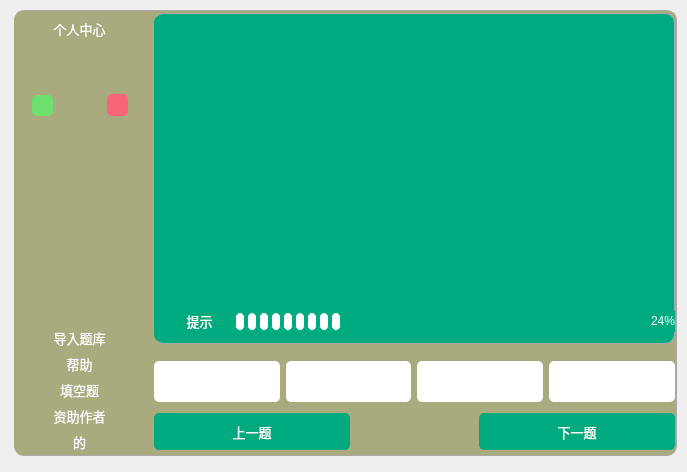
<?xml version="1.0" encoding="UTF-8"?>
<ui version="4.0">
 <class>Form</class>
 <widget class="QWidget" name="Form">
  <property name="geometry">
   <rect>
    <x>0</x>
    <y>0</y>
    <width>687</width>
    <height>472</height>
   </rect>
  </property>
  <property name="windowTitle">
   <string>Form</string>
  </property>
  <widget class="QStackedWidget" name="stackedWidget">
   <property name="geometry">
    <rect>
     <x>14</x>
     <y>10</y>
     <width>663</width>
     <height>446</height>
    </rect>
   </property>
   <property name="minimumSize">
    <size>
     <width>0</width>
     <height>0</height>
    </size>
   </property>
   <property name="styleSheet">
    <string notr="true"> QWidget#stackedWidget{
        color:#232C51;
	    background-color: rgb(170, 170, 127);
        border-top:1px solid darkGray;
        border-bottom:1px solid darkGray;
        border-right:1px solid darkGray;
        border-top-right-radius:10px;
        border-bottom-right-radius:10px;
        border-top-left-radius:10px;
        border-bottom-left-radius:10px;
    }</string>
   </property>
   <property name="currentIndex">
    <number>0</number>
   </property>
   <widget class="QWidget" name="page">
    <widget class="QTextBrowser" name="textBrowser">
     <property name="geometry">
      <rect>
       <x>140</x>
       <y>2</y>
       <width>521</width>
       <height>331</height>
      </rect>
     </property>
     <property name="font">
      <font>
       <family>宋体</family>
       <pointsize>11</pointsize>
      </font>
     </property>
     <property name="styleSheet">
      <string notr="true">background-color: rgb(0, 170, 127);
color: rgb(255, 255, 255);
        border-top:1px solid darkGray;
        border-bottom:1px solid darkGray;
        border-right:1px solid darkGray;
        border-top-right-radius:10px;
        border-bottom-right-radius:10px;
        border-top-left-radius:10px;
        border-bottom-left-radius:10px;
</string>
     </property>
     <property name="html">
      <string>&lt;!DOCTYPE HTML PUBLIC &quot;-//W3C//DTD HTML 4.0//EN&quot; &quot;http://www.w3.org/TR/REC-html40/strict.dtd&quot;&gt;
&lt;html&gt;&lt;head&gt;&lt;meta name=&quot;qrichtext&quot; content=&quot;1&quot; /&gt;&lt;style type=&quot;text/css&quot;&gt;
p, li { white-space: pre-wrap; }
&lt;/style&gt;&lt;/head&gt;&lt;body style=&quot; font-family:'宋体'; font-size:11pt; font-weight:400; font-style:normal;&quot;&gt;
&lt;p style=&quot;-qt-paragraph-type:empty; margin-top:0px; margin-bottom:0px; margin-left:0px; margin-right:0px; -qt-block-indent:0; text-indent:0px;&quot;&gt;&lt;br /&gt;&lt;/p&gt;
&lt;p style=&quot;-qt-paragraph-type:empty; margin-top:0px; margin-bottom:0px; margin-left:0px; margin-right:0px; -qt-block-indent:0; text-indent:0px;&quot;&gt;&lt;br /&gt;&lt;/p&gt;&lt;/body&gt;&lt;/html&gt;</string>
     </property>
    </widget>
    <widget class="QPushButton" name="pushButton_19">
     <property name="geometry">
      <rect>
       <x>150</x>
       <y>294</y>
       <width>71</width>
       <height>31</height>
      </rect>
     </property>
     <property name="font">
      <font>
       <family>黑体</family>
       <pointsize>10</pointsize>
      </font>
     </property>
     <property name="styleSheet">
      <string notr="true"> QPushButton {
      border:none;
	  border-radius:5px;
	
	color: rgb(255, 255, 255);
	  
	background-color: rgb(0, 170, 127);
  }

  QPushButton:pressed {
font: 9pt &quot;黑体&quot;;
    background-color: rgb(115, 255, 120);
  }

  QPushButton:hover {
	
	background-color: rgb(170, 170, 127);
  }

</string>
     </property>
     <property name="text">
      <string>提示</string>
     </property>
    </widget>
    <widget class="QStackedWidget" name="stackedWidget_2">
     <property name="geometry">
      <rect>
       <x>140</x>
       <y>340</y>
       <width>521</width>
       <height>101</height>
      </rect>
     </property>
     <property name="font">
      <font>
       <family>黑体</family>
       <pointsize>10</pointsize>
      </font>
     </property>
     <property name="currentIndex">
      <number>0</number>
     </property>
     <widget class="QWidget" name="page_3">
      <widget class="QWidget" name="horizontalLayoutWidget_2">
       <property name="geometry">
        <rect>
         <x>0</x>
         <y>60</y>
         <width>521</width>
         <height>41</height>
        </rect>
       </property>
       <layout class="QHBoxLayout" name="horizontalLayout_2">
        <item>
         <widget class="QPushButton" name="pushButton_3">
          <property name="minimumSize">
           <size>
            <width>196</width>
            <height>37</height>
           </size>
          </property>
          <property name="font">
           <font>
            <family>黑体</family>
            <pointsize>10</pointsize>
           </font>
          </property>
          <property name="styleSheet">
           <string notr="true"> QPushButton {
      border:none;
	  border-radius:5px;
	color: rgb(255, 255, 255);
	  
	background-color: rgb(0, 170, 127);
  }

  QPushButton:pressed {
font: 9pt &quot;黑体&quot;;
    background-color: rgb(115, 255, 120);
  }

  QPushButton:hover {
	
	background-color: rgb(0, 170, 0);
  }

</string>
          </property>
          <property name="text">
           <string>上一题</string>
          </property>
         </widget>
        </item>
        <item>
         <widget class="QLabel" name="label_2">
          <property name="text">
           <string/>
          </property>
         </widget>
        </item>
        <item>
         <widget class="QPushButton" name="pushButton_4">
          <property name="minimumSize">
           <size>
            <width>196</width>
            <height>37</height>
           </size>
          </property>
          <property name="font">
           <font>
            <family>黑体</family>
            <pointsize>10</pointsize>
           </font>
          </property>
          <property name="styleSheet">
           <string notr="true"> QPushButton {
      border:none;
	  border-radius:5px;
	color: rgb(255, 255, 255);
	  
	background-color: rgb(0, 170, 127);
  }

  QPushButton:pressed {
font: 9pt &quot;黑体&quot;;
    background-color: rgb(115, 255, 120);
  }

  QPushButton:hover {
	
	background-color: rgb(0, 170, 0);
  }

</string>
          </property>
          <property name="text">
           <string>下一题</string>
          </property>
         </widget>
        </item>
       </layout>
      </widget>
      <widget class="QStackedWidget" name="stackedWidget_3">
       <property name="geometry">
        <rect>
         <x>0</x>
         <y>0</y>
         <width>521</width>
         <height>61</height>
        </rect>
       </property>
       <property name="currentIndex">
        <number>1</number>
       </property>
       <widget class="QWidget" name="page_6">
        <widget class="QWidget" name="horizontalLayoutWidget">
         <property name="geometry">
          <rect>
           <x>0</x>
           <y>0</y>
           <width>531</width>
           <height>51</height>
          </rect>
         </property>
         <layout class="QHBoxLayout" name="horizontalLayout">
          <item>
           <widget class="QPushButton" name="pushButton_A">
            <property name="minimumSize">
             <size>
              <width>55</width>
              <height>41</height>
             </size>
            </property>
            <property name="font">
             <font>
              <family>Arial</family>
              <pointsize>16</pointsize>
             </font>
            </property>
            <property name="styleSheet">
             <string notr="true"> QPushButton {
      border:none;
	  border-radius:5px;
	color: rgb(255, 255, 255);
	  
	background-color: rgb(0, 170, 127);
  }

  QPushButton:pressed {
font: 13pt &quot;黑体&quot;;
    background-color: rgb(115, 255, 120);
  }

  QPushButton:hover {
	
	background-color: rgb(0, 170, 0);
  }

</string>
            </property>
            <property name="text">
             <string>A</string>
            </property>
           </widget>
          </item>
          <item>
           <widget class="QPushButton" name="pushButton_B">
            <property name="minimumSize">
             <size>
              <width>0</width>
              <height>41</height>
             </size>
            </property>
            <property name="font">
             <font>
              <family>Arial</family>
              <pointsize>16</pointsize>
             </font>
            </property>
            <property name="styleSheet">
             <string notr="true"> QPushButton {
      border:none;
	  border-radius:5px;
	color: rgb(255, 255, 255);
	  
	background-color: rgb(0, 170, 127);
  }

  QPushButton:pressed {
font: 13pt &quot;黑体&quot;;
    background-color: rgb(115, 255, 120);
  }

  QPushButton:hover {
	
	background-color: rgb(0, 170, 0);
  }

</string>
            </property>
            <property name="text">
             <string>B</string>
            </property>
           </widget>
          </item>
          <item>
           <widget class="QPushButton" name="pushButton_C">
            <property name="minimumSize">
             <size>
              <width>0</width>
              <height>41</height>
             </size>
            </property>
            <property name="font">
             <font>
              <family>Arial</family>
              <pointsize>16</pointsize>
             </font>
            </property>
            <property name="styleSheet">
             <string notr="true"> QPushButton {
      border:none;
	  border-radius:5px;
	color: rgb(255, 255, 255);
	  
	background-color: rgb(0, 170, 127);
  }

  QPushButton:pressed {
font: 13pt &quot;黑体&quot;;
    background-color: rgb(115, 255, 120);
  }

  QPushButton:hover {
	
	background-color: rgb(0, 170, 0);
  }

</string>
            </property>
            <property name="text">
             <string>C</string>
            </property>
           </widget>
          </item>
          <item>
           <widget class="QPushButton" name="pushButton_D">
            <property name="minimumSize">
             <size>
              <width>0</width>
              <height>41</height>
             </size>
            </property>
            <property name="font">
             <font>
              <family>Arial</family>
              <pointsize>16</pointsize>
             </font>
            </property>
            <property name="styleSheet">
             <string notr="true"> QPushButton {
      border:none;
	  border-radius:5px;
	color: rgb(255, 255, 255);
	  
	background-color: rgb(0, 170, 127);
  }

  QPushButton:pressed {
font: 13pt &quot;黑体&quot;;
    background-color: rgb(115, 255, 120);
  }

  QPushButton:hover {
	
	background-color: rgb(0, 170, 0);
  }

</string>
            </property>
            <property name="text">
             <string>D</string>
            </property>
           </widget>
          </item>
         </layout>
        </widget>
       </widget>
       <widget class="QWidget" name="page_7">
        <widget class="QWidget" name="horizontalLayoutWidget_3">
         <property name="geometry">
          <rect>
           <x>0</x>
           <y>0</y>
           <width>521</width>
           <height>61</height>
          </rect>
         </property>
         <layout class="QHBoxLayout" name="horizontalLayout_3">
          <item>
           <widget class="QLineEdit" name="lineEdit">
            <property name="minimumSize">
             <size>
              <width>0</width>
              <height>41</height>
             </size>
            </property>
            <property name="font">
             <font>
              <family>楷体</family>
              <pointsize>11</pointsize>
             </font>
            </property>
            <property name="styleSheet">
             <string notr="true">      border:none;
	  border-radius:5px;</string>
            </property>
           </widget>
          </item>
          <item>
           <widget class="QLineEdit" name="lineEdit_2">
            <property name="minimumSize">
             <size>
              <width>0</width>
              <height>41</height>
             </size>
            </property>
            <property name="font">
             <font>
              <family>楷体</family>
              <pointsize>11</pointsize>
             </font>
            </property>
            <property name="styleSheet">
             <string notr="true">      border:none;
	  border-radius:5px;</string>
            </property>
           </widget>
          </item>
          <item>
           <widget class="QLineEdit" name="lineEdit_3">
            <property name="minimumSize">
             <size>
              <width>0</width>
              <height>41</height>
             </size>
            </property>
            <property name="font">
             <font>
              <family>楷体</family>
              <pointsize>11</pointsize>
             </font>
            </property>
            <property name="styleSheet">
             <string notr="true">      border:none;
	  border-radius:5px;</string>
            </property>
           </widget>
          </item>
          <item>
           <widget class="QLineEdit" name="lineEdit_4">
            <property name="minimumSize">
             <size>
              <width>121</width>
              <height>41</height>
             </size>
            </property>
            <property name="font">
             <font>
              <family>楷体</family>
              <pointsize>11</pointsize>
             </font>
            </property>
            <property name="styleSheet">
             <string notr="true">      border:none;
	  border-radius:5px;</string>
            </property>
           </widget>
          </item>
         </layout>
        </widget>
       </widget>
      </widget>
     </widget>
     <widget class="QWidget" name="page_4">
      <widget class="QPushButton" name="pushButton_8">
       <property name="geometry">
        <rect>
         <x>10</x>
         <y>60</y>
         <width>196</width>
         <height>37</height>
        </rect>
       </property>
       <property name="font">
        <font>
         <family>黑体</family>
         <pointsize>10</pointsize>
        </font>
       </property>
       <property name="styleSheet">
        <string notr="true"> QPushButton {
      border:none;
	  border-radius:5px;
	color: rgb(255, 255, 255);
	  
	background-color: rgb(0, 170, 127);
  }

  QPushButton:pressed {
font: 9pt &quot;黑体&quot;;
    background-color: rgb(115, 255, 120);
  }

  QPushButton:hover {
	
	background-color: rgb(0, 170, 0);
  }

</string>
       </property>
       <property name="text">
        <string>上一题</string>
       </property>
      </widget>
      <widget class="QPushButton" name="pushButton_9">
       <property name="geometry">
        <rect>
         <x>320</x>
         <y>60</y>
         <width>196</width>
         <height>37</height>
        </rect>
       </property>
       <property name="font">
        <font>
         <family>黑体</family>
         <pointsize>10</pointsize>
        </font>
       </property>
       <property name="styleSheet">
        <string notr="true"> QPushButton {
      border:none;
	  border-radius:5px;
	color: rgb(255, 255, 255);
	  
	background-color: rgb(0, 170, 127);
  }

  QPushButton:pressed {
font: 9pt &quot;黑体&quot;;
    background-color: rgb(115, 255, 120);
  }

  QPushButton:hover {
	
	background-color: rgb(0, 170, 0);
  }

</string>
       </property>
       <property name="text">
        <string>下一题</string>
       </property>
      </widget>
     </widget>
     <widget class="QWidget" name="page_5">
      <widget class="QPushButton" name="pushButton_10">
       <property name="geometry">
        <rect>
         <x>310</x>
         <y>60</y>
         <width>196</width>
         <height>37</height>
        </rect>
       </property>
       <property name="font">
        <font>
         <family>黑体</family>
         <pointsize>10</pointsize>
        </font>
       </property>
       <property name="styleSheet">
        <string notr="true"> QPushButton {
      border:none;
	  border-radius:5px;
	color: rgb(255, 255, 255);
	  
	background-color: rgb(0, 170, 127);
  }

  QPushButton:pressed {
font: 9pt &quot;黑体&quot;;
    background-color: rgb(115, 255, 120);
  }

  QPushButton:hover {
	
	background-color: rgb(0, 170, 0);
  }

</string>
       </property>
       <property name="text">
        <string>再来一次</string>
       </property>
      </widget>
      <widget class="QLabel" name="label">
       <property name="geometry">
        <rect>
         <x>0</x>
         <y>0</y>
         <width>311</width>
         <height>91</height>
        </rect>
       </property>
       <property name="styleSheet">
        <string notr="true">color: rgb(255, 255, 255);</string>
       </property>
       <property name="text">
        <string/>
       </property>
      </widget>
     </widget>
    </widget>
    <widget class="QWidget" name="gridLayoutWidget">
     <property name="geometry">
      <rect>
       <x>0</x>
       <y>0</y>
       <width>131</width>
       <height>441</height>
      </rect>
     </property>
     <layout class="QGridLayout" name="gridLayout">
      <property name="sizeConstraint">
       <enum>QLayout::SetMaximumSize</enum>
      </property>
      <property name="leftMargin">
       <number>0</number>
      </property>
      <item row="9" column="0" colspan="5">
       <widget class="QPushButton" name="pushButton_more">
        <property name="font">
         <font>
          <family>黑体</family>
          <pointsize>10</pointsize>
         </font>
        </property>
        <property name="focusPolicy">
         <enum>Qt::StrongFocus</enum>
        </property>
        <property name="styleSheet">
         <string notr="true">QPushButton{border:none;color:white;}

    QPushButton:hover{border-left:4px solid red;font-weight:700;font-size:16px;
        font-family: &quot;黑体&quot;;}</string>
        </property>
        <property name="text">
         <string>的</string>
        </property>
       </widget>
      </item>
      <item row="8" column="0" colspan="5">
       <widget class="QPushButton" name="pushButton_7">
        <property name="font">
         <font>
          <family>黑体</family>
          <pointsize>10</pointsize>
         </font>
        </property>
        <property name="styleSheet">
         <string notr="true">QPushButton{border:none;color:white;}

    QPushButton:hover{border-left:4px solid red;font-weight:700;font-size:16px;
        font-family: &quot;黑体&quot;;}</string>
        </property>
        <property name="text">
         <string>资助作者</string>
        </property>
       </widget>
      </item>
      <item row="0" column="0" colspan="5">
       <widget class="QPushButton" name="pushButton_15">
        <property name="enabled">
         <bool>true</bool>
        </property>
        <property name="minimumSize">
         <size>
          <width>0</width>
          <height>35</height>
         </size>
        </property>
        <property name="font">
         <font>
          <family>黑体</family>
          <pointsize>10</pointsize>
         </font>
        </property>
        <property name="styleSheet">
         <string notr="true">QPushButton{border:none;color:white;}

    QPushButton:hover{border-left:4px solid red;font-weight:700;font-size:18px;
        font-family: &quot;黑体&quot;;}</string>
        </property>
        <property name="text">
         <string>个人中心</string>
        </property>
       </widget>
      </item>
      <item row="1" column="0" colspan="5">
       <widget class="QPushButton" name="pushButton_16">
        <property name="minimumSize">
         <size>
          <width>0</width>
          <height>35</height>
         </size>
        </property>
        <property name="font">
         <font>
          <family>Arial</family>
          <pointsize>10</pointsize>
         </font>
        </property>
        <property name="styleSheet">
         <string notr="true">QPushButton{border:none;color:white;}

    QPushButton:hover{border-left:4px solid red;font-weight:700;font-size:18px;
        font-family: &quot;黑体&quot;;}</string>
        </property>
        <property name="text">
         <string/>
        </property>
       </widget>
      </item>
      <item row="4" column="0" colspan="5">
       <widget class="QPushButton" name="pushButton_6">
        <property name="font">
         <font>
          <family>黑体</family>
          <pointsize>10</pointsize>
         </font>
        </property>
        <property name="styleSheet">
         <string notr="true">QPushButton{border:none;color:white;}

    QPushButton:hover{border-left:4px solid red;font-weight:700;font-size:16px;
        font-family: &quot;黑体&quot;;}</string>
        </property>
        <property name="text">
         <string>导入题库</string>
        </property>
       </widget>
      </item>
      <item row="7" column="0" colspan="5">
       <widget class="QPushButton" name="pushButton">
        <property name="font">
         <font>
          <family>黑体</family>
          <pointsize>10</pointsize>
         </font>
        </property>
        <property name="styleSheet">
         <string notr="true">QPushButton{border:none;color:white;}

    QPushButton:hover{border-left:4px solid red;font-weight:700;font-size:16px;
        font-family: &quot;黑体&quot;;}</string>
        </property>
        <property name="text">
         <string>填空题</string>
        </property>
       </widget>
      </item>
      <item row="5" column="0" colspan="5">
       <widget class="QPushButton" name="pushButton_5">
        <property name="font">
         <font>
          <family>黑体</family>
          <pointsize>10</pointsize>
         </font>
        </property>
        <property name="styleSheet">
         <string notr="true">QPushButton{border:none;color:white;}

    QPushButton:hover{border-left:4px solid red;font-weight:700;font-size:16px;
        font-family: &quot;黑体&quot;;}</string>
        </property>
        <property name="text">
         <string>帮助</string>
        </property>
       </widget>
      </item>
      <item row="2" column="2">
       <spacer name="horizontalSpacer_2">
        <property name="orientation">
         <enum>Qt::Horizontal</enum>
        </property>
        <property name="sizeType">
         <enum>QSizePolicy::Fixed</enum>
        </property>
        <property name="sizeHint" stdset="0">
         <size>
          <width>42</width>
          <height>25</height>
         </size>
        </property>
       </spacer>
      </item>
      <item row="3" column="0" colspan="5">
       <spacer name="verticalSpacer_2">
        <property name="orientation">
         <enum>Qt::Vertical</enum>
        </property>
        <property name="sizeHint" stdset="0">
         <size>
          <width>20</width>
          <height>40</height>
         </size>
        </property>
       </spacer>
      </item>
      <item row="2" column="1">
       <widget class="QPushButton" name="pushButton_17">
        <property name="sizePolicy">
         <sizepolicy hsizetype="Minimum" vsizetype="Minimum">
          <horstretch>0</horstretch>
          <verstretch>0</verstretch>
         </sizepolicy>
        </property>
        <property name="minimumSize">
         <size>
          <width>21</width>
          <height>21</height>
         </size>
        </property>
        <property name="maximumSize">
         <size>
          <width>21</width>
          <height>21</height>
         </size>
        </property>
        <property name="styleSheet">
         <string notr="true">QPushButton{background:#6DDF6D;border-radius:5px;}QPushButton:hover{background:green;}</string>
        </property>
        <property name="text">
         <string/>
        </property>
       </widget>
      </item>
      <item row="2" column="3">
       <widget class="QPushButton" name="pushButton_18">
        <property name="sizePolicy">
         <sizepolicy hsizetype="Minimum" vsizetype="Minimum">
          <horstretch>0</horstretch>
          <verstretch>0</verstretch>
         </sizepolicy>
        </property>
        <property name="minimumSize">
         <size>
          <width>21</width>
          <height>21</height>
         </size>
        </property>
        <property name="maximumSize">
         <size>
          <width>21</width>
          <height>22</height>
         </size>
        </property>
        <property name="styleSheet">
         <string notr="true">QPushButton{background:#F76677;border-radius:5px;}QPushButton:hover{background:red;}</string>
        </property>
        <property name="text">
         <string/>
        </property>
       </widget>
      </item>
     </layout>
    </widget>
    <widget class="QProgressBar" name="progressBar">
     <property name="geometry">
      <rect>
       <x>220</x>
       <y>300</y>
       <width>441</width>
       <height>21</height>
      </rect>
     </property>
     <property name="styleSheet">
      <string notr="true">QProgressBar{border:None;
    height:30;                         
	font: 10pt &quot;黑体&quot;;
	background-color:rgb(0, 170, 127);
                              text-align:right;
                              color:rgb(255,255,255);
                              border-radius:0px;}

                              QProgressBar::chunk{
                              border-radius:5px;  
                              border:1px solid rgb(0, 170, 127);
                              background-color:white;
                              width:8px;margin:0.5px;}</string>
     </property>
     <property name="value">
      <number>24</number>
     </property>
    </widget>
   </widget>
   <widget class="QWidget" name="page_2">
    <widget class="QTreeWidget" name="treeWidget">
     <property name="geometry">
      <rect>
       <x>0</x>
       <y>0</y>
       <width>671</width>
       <height>445</height>
      </rect>
     </property>
     <property name="styleSheet">
      <string notr="true">QTreeView {
    outline: 0px;
    background: rgb(47, 64, 78);
}
QTreeView::item {
    min-height: 12px;
}
QTreeView::item:hover {
    background: rgb(41, 56, 71);
}
QTreeView::item:selected {
    background: rgb(41, 56, 71);
}

QTreeView::item:selected:active{
    background: rgb(41, 56, 71);
}
QTreeView::item:selected:!active{
    background: rgb(41, 56, 71);
}

QTreeView::branch:open:has-children {
    background: rgb(41, 56, 71);
}

QTreeView::branch:has-siblings:!adjoins-item {
    background: green;
}
QTreeView::branch:closed:has-children:has-siblings {
    background: rgb(47, 64, 78);
}

QTreeView::branch:has-children:!has-siblings:closed {
    background: rgb(47, 64, 78);
}

QTreeView::branch:open:has-children:has-siblings {
    background: rgb(41, 56, 71);
}

QTreeView::branch:open:has-children:!has-siblings {
    background: rgb(41, 56, 71);
}
QTreeView:branch:hover {
    background: rgb(41, 56, 71);
}
QTreeView:branch:selected {
    background: rgb(41, 56, 71);
}
</string>
     </property>
     <column>
      <property name="text">
       <string>新建列</string>
      </property>
     </column>
     <item>
      <property name="text">
       <string>新建项目</string>
      </property>
     </item>
     <item>
      <property name="text">
       <string>新建项目</string>
      </property>
      <item>
       <property name="text">
        <string>新建子项目</string>
       </property>
       <item>
        <property name="text">
         <string>新建子项目</string>
        </property>
       </item>
      </item>
     </item>
     <item>
      <property name="text">
       <string>新建项目</string>
      </property>
      <item>
       <property name="text">
        <string>新建子项目</string>
       </property>
      </item>
      <item>
       <property name="text">
        <string>新建项目</string>
       </property>
      </item>
     </item>
    </widget>
   </widget>
  </widget>
 </widget>
 <resources/>
 <connections/>
</ui>
